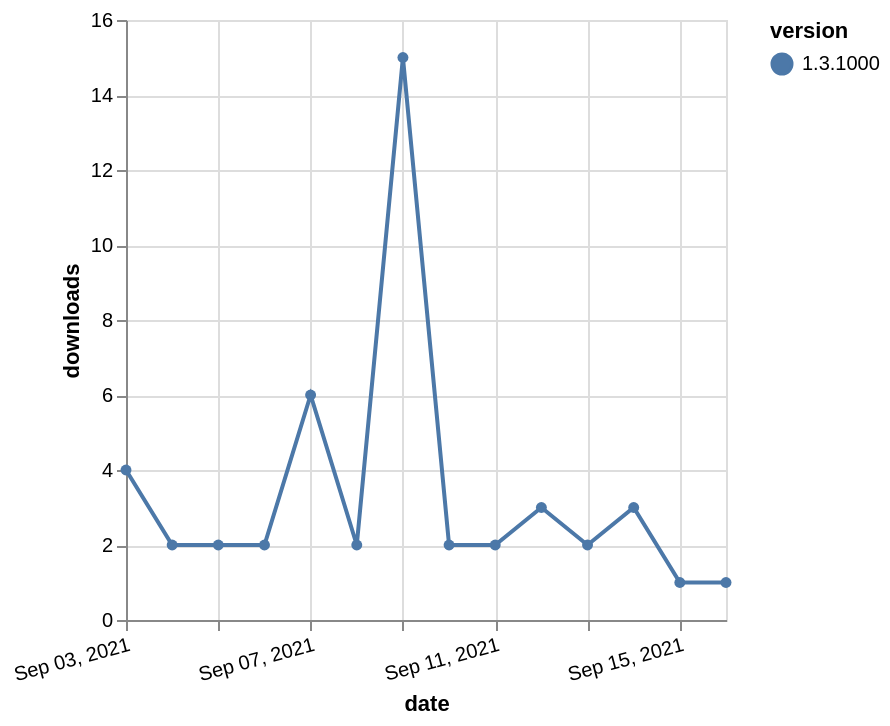

The specification (Vega-Lite) saved for this image:
### Vega-Lite specification from a JSON file in a GitHub repository (floating-point values rounded to 4 significant figures)
{"$schema": "https://vega.github.io/schema/vega-lite/v5.json", "description": "A simple bar chart with embedded data.", "data": {"values": [{"date": "2021-09-03", "total": 6662, "delta": 4, "version": "1.3.1000"}, {"date": "2021-09-04", "total": 6664, "delta": 2, "version": "1.3.1000"}, {"date": "2021-09-05", "total": 6666, "delta": 2, "version": "1.3.1000"}, {"date": "2021-09-06", "total": 6668, "delta": 2, "version": "1.3.1000"}, {"date": "2021-09-07", "total": 6674, "delta": 6, "version": "1.3.1000"}, {"date": "2021-09-08", "total": 6676, "delta": 2, "version": "1.3.1000"}, {"date": "2021-09-09", "total": 6691, "delta": 15, "version": "1.3.1000"}, {"date": "2021-09-10", "total": 6693, "delta": 2, "version": "1.3.1000"}, {"date": "2021-09-11", "total": 6695, "delta": 2, "version": "1.3.1000"}, {"date": "2021-09-12", "total": 6698, "delta": 3, "version": "1.3.1000"}, {"date": "2021-09-13", "total": 6700, "delta": 2, "version": "1.3.1000"}, {"date": "2021-09-14", "total": 6703, "delta": 3, "version": "1.3.1000"}, {"date": "2021-09-15", "total": 6704, "delta": 1, "version": "1.3.1000"}, {"date": "2021-09-16", "total": 6705, "delta": 1, "version": "1.3.1000"}]}, "width": "container", "mark": {"type": "line", "point": {"filled": true}}, "encoding": {"x": {"field": "date", "type": "temporal", "timeUnit": "yearmonthdate", "title": "date", "axis": {"labelAngle": -15}}, "y": {"field": "delta", "type": "quantitative", "title": "downloads"}, "color": {"field": "version", "type": "nominal"}, "tooltip": {"field": "delta"}}}
